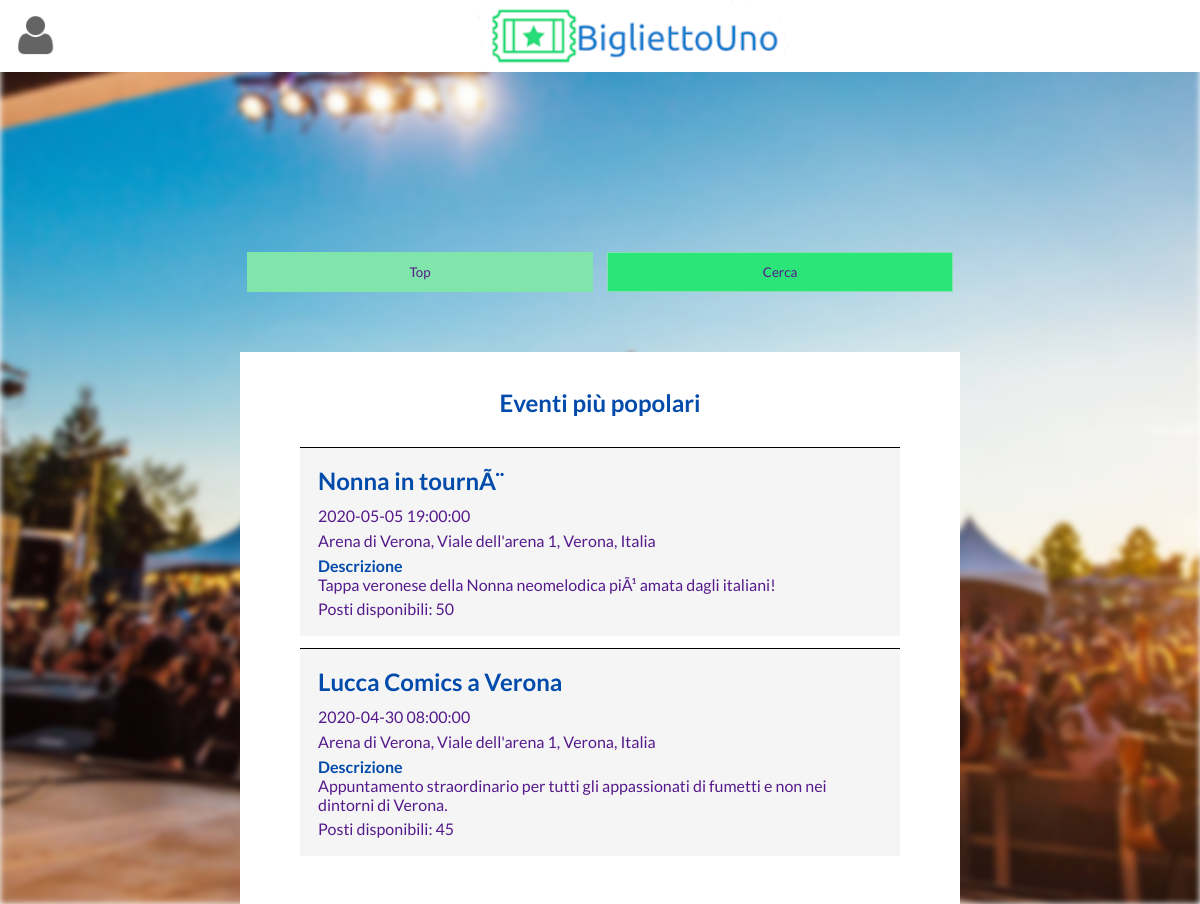
Screenshot of /events.php with the database file from the repository.
### tables this page shows
create table EVENTO (
     codEvento int not null,
     nomeEvento varchar(60) not null,
     dataEOra DATETIME not null,
     NSFC BIT(1) not null,
     descrizione varchar(600) not null,
     nomeImmagine varchar(30) not null,
     codLuogo int not null,
     emailOrganizzatore varchar(30) not null,
     constraint ID_EVENTO_ID primary key (codEvento));

### events.php (called while the page is built, shortened)
<?php
    require_once('bootstrap.php');
    $templateParams["name"] = "events.php";
    $templateParams["title"] = "Visualizza eventi";
    $templateParams["css"] = array("base.css", "events.css");
    $templateParams["js"] = array("https://ajax.googleapis.com/ajax/libs/jquery/3.4.1/jquery.min.js", "js/events.js", "js/base.js");
    $templateParams["events"] = $dbh->getPopularEvents(isset($_SESSION["sessUser"]["NSFC"]) ? $_SESSION["sessUser"]["NSFC"] : 0);
    $templateParams["categories"] = $dbh->getCategories();
    $templateParams["luoghi"] = $dbh->getPlaces();
    require(TEMPLATE_DIR."base.php");
?>

### php/DatabaseHelper.php (called while the page is built, shortened)
<?php
class DatabaseHelper{
    private $db;
    public function __construct($servername, $username, $password, $dbname){
        $this->db = new mysqli($servername, $username, $password, $dbname);
    }
    public function getPopularEvents( $NSFC = 0) {
        $query = "SELECT *
                  FROM (SELECT E.codEvento, E.nomeEvento, E.dataEOra, E.NSFC, E.descrizione, E.nomeImmagine, E.emailOrganizzatore,
                               L.codLuogo, L.nome AS nomeLuogo, L.indirizzo, L.capienzaMassima,
                               COUNT(P.codPrenotazione) as postiOccupati, (COUNT(P.codPrenotazione)/COUNT(P.codPosto) * 100) as percPostiOccupati, COUNT(P.codPosto) AS maxPostiDisponibili
                        FROM evento E, luogo L, posto P
                        WHERE E.codLuogo = L.codLuogo
                        AND p.codEvento = E.codEvento
                        AND E.NSFC <= ?
                        AND DATEDIFF(E.dataEOra, ?) >= 0
                        GROUP BY E.codEvento, E.nomeEvento, E.dataEOra, E.NSFC, E.descrizione, E.nomeImmagine, E.emailOrganizzatore,
                                 L.codLuogo, L.nome, L.indirizzo, L.capienzaMassima
                        HAVING percPostiOccupati < 100
                       ) AS tabEventi LEFT JOIN
                       (SELECT EHC.codEvento, GROUP_CONCAT(ce.nomeCategoria SEPARATOR ', ') AS categorie
                        FROM evento_ha_categoria EHC, categoria_evento CE
                        WHERE EHC.codCategoria = ce.codCategoria
                        GROUP BY EHC.codEvento) AS tabCategorie
                  USING (codEvento)
                  ";
        $currentDate = date("Y-m-d H:i:s");
        $stmt = $this->db->prepare($query);
        $stmt->bind_param("is", $NSFC, $currentDate);
        $stmt->execute();
        return $stmt->get_result()->fetch_all(MYSQLI_ASSOC);
    }
    public function getCategories() {
        $stmt = $this->db->prepare("SELECT codCategoria, nomeCategoria FROM categoria_evento");
        $stmt->execute();
        return $stmt->get_result()->fetch_all(MYSQLI_ASSOC);
    }
    public function getPlaces() {
        $stmt = $this->db->prepare("SELECT * FROM luogo");
        $stmt->execute();
        return $stmt->get_result()->fetch_all(MYSQLI_ASSOC);
    }
}
?>

### php/template/events.php (the view, shortened to what this page needs)
<div class="tab">
    <button type="button" id="top_btn" class="tablinks" onclick=showTopEvents()>Top</button><button type="button" id="form_btn" class="tablinks" onclick=showSearchForm()>Cerca</button>
</div>
<div class="main-content">
    <section id="top_events" class="tabcontent">
        <h1> Eventi più popolari </h1>
        <?php
            foreach ($templateParams["events"] as $event):
        ?>
        <a href="event_details.php?codEvento=<?php echo $event["codEvento"];?>">
            <article>
                <h2><?php echo $event["nomeEvento"];?></h2>
                <p><?php echo $event["dataEOra"];?></p>
                <p><?php echo $event["nomeLuogo"].", ".$event["indirizzo"];?></p>
                <p class="description_p"><?php echo '<span class="description_span">Descrizione</span>'.$event["descrizione"];?></p>
                <?php if($event["dataEOra"] > date("Y-m-d H:i:s")):?>
                <p>Posti disponibili: <?php echo min($event["capienzaMassima"], $event["maxPostiDisponibili"]) - $event["postiOccupati"]?></p>
                <?php endif; ?>
            </article>
        </a>
        <?php endforeach;?>
    </section>
</div>

### php/template/base.php (shortened to what this page needs)
<!DOCTYPE html>
<html lang="it">
  <head>
    <?php
      if(isset($templateParams["css"])):
          foreach($templateParams["css"] as $stylesheet):
      ?>
          <link rel="stylesheet" type="text/css" href=<?php echo CSS_DIR.$stylesheet?> />
      <?php
          endforeach;
      endif;
    ?>
  </head>
  <body>
    <header>
      <?php
        if (!isset($_SESSION["sessUser"]["email"])) {
          echo '<a href="login.php">
          <img src="img/login_icon.png" alt="login" class="login"/>
          </a>';
        }
      ?><a href="index.php"><img src="img/logo.png" alt="home" class="logo"/></a>
    </header>
    <main>
      <?php
        if(isset($templateParams["name"])) {
          require(TEMPLATE_DIR.$templateParams["name"]);
        }
      ?>
    </main>
  </body>
</html>

### css/base.css (style rules this page uses)
h1, h2, h3, h4, h5, h6 { color: #034BAB; }
* { font-family: 'Lato', sans-serif; color: #551A8B; }
button, input[type="button"], input[type="submit"], input[type="reset"] { border: none; outline: none; cursor: pointer; background-color: #2be579; border: thin solid #80e5aa; height: 2em; }
button.active:not(#openside_btn):not(#closeside_btn) { background-color: #80e5aa; }
article p { margin-top: 1%; }
html, body { height: 100%; }
img { max-width: 100%; max-height: 100%; }
body, header, p, h1, h2, h3, h4, h5, h6, ul { margin: 0; padding: 0; }
main, footer { z-index: 0; }
main { margin-top: 6vmax; flex: 1 0 auto; }
body { display: flex; flex-direction: column; overflow-y: auto; font-size: 100%; }
body > header { height: 6vmax; width: 100%; position: fixed; top: 0px; background-color: white; z-index: 1; }
body > header > a > img.login { box-sizing: border-box; padding: 10%; position: relative; }
body > header > a:last-child { width: 100%; padding-left: 6vmax; box-sizing: border-box; }
body > header > button, body > header > a:first-child { width: 6vmax; position: absolute; }
header > * { vertical-align: top; }
header > a { display: inline-block; height: 100%; text-align: center; }
.main-content { background-color: white; width: 85%; margin-left: 7.5%; margin-top: 5%; padding: 3% 5%; box-sizing: border-box; }
@media screen and (min-width:650px) { .main-content { width: 70%; margin-left: 15%; } }
@media screen and (min-width:812px) { .main-content { width: 60%; margin-left: 20%; } }

### css/events.css (style rules this page uses)
div.tab { margin-top: 25%; width: 85%; margin-left: 7.5%; text-align: center; }
div.tab > button { width: 48%; margin: 0 1%; height: 3em; }
section > h1 { text-align: center; margin-bottom: 5%; }
section > a { text-decoration: none; }
section > a > article { background-color: whitesmoke; border-top: thin solid black; margin-bottom: 2%; overflow-y: auto; padding: 3%; }
section > a > article > h2 { padding-bottom: 1%; }
.description_span { display: block; font-weight: bold; color: #034BAB; }
@media screen and (min-width:450px) { div.tab { margin-top: 18%; width: 70%; margin-left: 15%; } }
@media screen and (min-width:820px) { div.tab { margin-top: 15%; width: 60%; margin-left: 20%; } }

### rows the page displays
evento: nomeEvento "Nonna in tournÃ¨", dataEOra "2020-05-05 19:00:00", nomeLuogo "Arena di Verona", indirizzo "Viale dell'arena 1, Verona, Italia", descrizione "Tappa veronese della Nonna neomelodica piÃ¹ amata dagli italiani!", postiOccupati "50"
evento: nomeEvento "Lucca Comics a Verona", dataEOra "2020-04-30 08:00:00", nomeLuogo "Arena di Verona", indirizzo "Viale dell'arena 1, Verona, Italia", descrizione "Appuntamento straordinario per tutti gli appassionati di fumetti e non nei dintorni di Verona.", postiOccupati "45"
